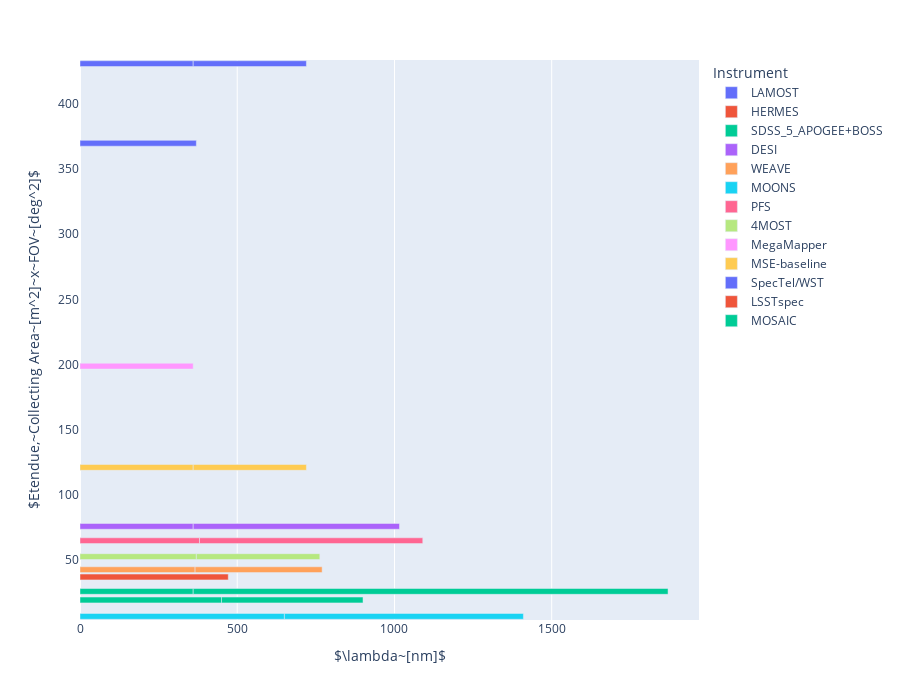

Notebook code for this chart:
### Markdown cell above
Initially attempt to use Plotly Express to generate initial horizontal bar plot of etendue as function of wavelength coverage for each MOS Project.

### Code cell
fig = px.bar(combined_table, x='WL_MIN_nm', y='Etendue', color='Instrument', orientation='h',
            hover_data={'WL_MAX_nm':False, 'Etendue':False, 'FOV_deg2':':.2f', 'Collecting_Area_m2':':.2f'}, 
             height=700).update_layout(xaxis_title="$\lambda~[nm]$", 
                                       yaxis_title="$Etendue,~Collecting Area~[m^2]~x~FOV~[deg^2]$", 
                                       showlegend=True)
#fig.update_xaxes(title_text = "$\lambda$ [nm]")
fig.show()

### Figure 1 — Plotly figure (JSON) as saved in the notebook; plotly's stock layout.template omitted (floating-point values rounded to 4 significant figures)
{"data": [{"alignmentgroup": "True", "customdata": [[900, 19.6, 18.86]], "hovertemplate": "Instrument=LAMOST<br>WL_MIN_nm=%{x}<br>FOV_deg2=%{customdata[1]:.2f}<br>Collecting_Area_m2=%{customdata[2]:.2f}<extra></extra>", "legendgroup": "LAMOST", "marker": {"color": "#636efa", "pattern": {"shape": ""}}, "name": "LAMOST", "offsetgroup": "LAMOST", "orientation": "h", "showlegend": true, "textposition": "auto", "type": "bar", "x": [370], "xaxis": "x", "y": [369.7], "yaxis": "y"}, {"alignmentgroup": "True", "customdata": [[788.7, 3.1, 12]], "hovertemplate": "Instrument=HERMES<br>WL_MIN_nm=%{x}<br>FOV_deg2=%{customdata[1]:.2f}<br>Collecting_Area_m2=%{customdata[2]:.2f}<extra></extra>", "legendgroup": "HERMES", "marker": {"color": "#EF553B", "pattern": {"shape": ""}}, "name": "HERMES", "offsetgroup": "HERMES", "orientation": "h", "showlegend": true, "textposition": "auto", "type": "bar", "x": [471.5], "xaxis": "x", "y": [37.2], "yaxis": "y"}, {"alignmentgroup": "True", "customdata": [[1040, 7.1, 3.68], [1710, 7.1, 3.68], [1040, 3.1, null], [1700, 3.1, null]], "hovertemplate": "Instrument=SDSS_5_APOGEE+BOSS<br>WL_MIN_nm=%{x}<br>FOV_deg2=%{customdata[1]:.2f}<br>Collecting_Area_m2=%{customdata[2]:.2f}<extra></extra>", "legendgroup": "SDSS_5_APOGEE+BOSS", "marker": {"color": "#00cc96", "pattern": {"shape": ""}}, "name": "SDSS_5_APOGEE+BOSS", "offsetgroup": "SDSS_5_APOGEE+BOSS", "orientation": "h", "showlegend": true, "textposition": "auto", "type": "bar", "x": [360, 1510, 360, 1510], "xaxis": "x", "y": [26.13, 26.13, null, null], "yaxis": "y"}, {"alignmentgroup": "True", "customdata": [[656, 8, 9.5], [980, 8, 9.5]], "hovertemplate": "Instrument=DESI<br>WL_MIN_nm=%{x}<br>FOV_deg2=%{customdata[1]:.2f}<br>Collecting_Area_m2=%{customdata[2]:.2f}<extra></extra>", "legendgroup": "DESI", "marker": {"color": "#ab63fa", "pattern": {"shape": ""}}, "name": "DESI", "offsetgroup": "DESI", "orientation": "h", "showlegend": true, "textposition": "auto", "type": "bar", "x": [360, 656], "xaxis": "x", "y": [76, 76], "yaxis": "y"}, {"alignmentgroup": "True", "customdata": [[959, 3.1, 13.8], [685, 3.1, 13.8]], "hovertemplate": "Instrument=WEAVE<br>WL_MIN_nm=%{x}<br>FOV_deg2=%{customdata[1]:.2f}<br>Collecting_Area_m2=%{customdata[2]:.2f}<extra></extra>", "legendgroup": "WEAVE", "marker": {"color": "#FFA15A", "pattern": {"shape": ""}}, "name": "WEAVE", "offsetgroup": "WEAVE", "orientation": "h", "showlegend": true, "textposition": "auto", "type": "bar", "x": [366, 404], "xaxis": "x", "y": [42.78, 42.78], "yaxis": "y"}, {"alignmentgroup": "True", "customdata": [[1800, 0.14, 50], [1640, 0.14, 50]], "hovertemplate": "Instrument=MOONS<br>WL_MIN_nm=%{x}<br>FOV_deg2=%{customdata[1]:.2f}<br>Collecting_Area_m2=%{customdata[2]:.2f}<extra></extra>", "legendgroup": "MOONS", "marker": {"color": "#19d3f3", "pattern": {"shape": ""}}, "name": "MOONS", "offsetgroup": "MOONS", "orientation": "h", "showlegend": true, "textposition": "auto", "type": "bar", "x": [650, 760], "xaxis": "x", "y": [7, 7], "yaxis": "y"}, {"alignmentgroup": "True", "customdata": [[970, 1.3, 50], [1260, 1.3, 50]], "hovertemplate": "Instrument=PFS<br>WL_MIN_nm=%{x}<br>FOV_deg2=%{customdata[1]:.2f}<br>Collecting_Area_m2=%{customdata[2]:.2f}<extra></extra>", "legendgroup": "PFS", "marker": {"color": "#FF6692", "pattern": {"shape": ""}}, "name": "PFS", "offsetgroup": "PFS", "orientation": "h", "showlegend": true, "textposition": "auto", "type": "bar", "x": [380, 710], "xaxis": "x", "y": [65, 65], "yaxis": "y"}, {"alignmentgroup": "True", "customdata": [[950, 4.4, 12], [679, 4.4, 12]], "hovertemplate": "Instrument=4MOST<br>WL_MIN_nm=%{x}<br>FOV_deg2=%{customdata[1]:.2f}<br>Collecting_Area_m2=%{customdata[2]:.2f}<extra></extra>", "legendgroup": "4MOST", "marker": {"color": "#B6E880", "pattern": {"shape": ""}}, "name": "4MOST", "offsetgroup": "4MOST", "orientation": "h", "showlegend": true, "textposition": "auto", "type": "bar", "x": [370, 392.6], "xaxis": "x", "y": [52.8, 52.8], "yaxis": "y"}, {"alignmentgroup": "True", "customdata": [[980, 7.1, 28]], "hovertemplate": "Instrument=MegaMapper<br>WL_MIN_nm=%{x}<br>FOV_deg2=%{customdata[1]:.2f}<br>Collecting_Area_m2=%{customdata[2]:.2f}<extra></extra>", "legendgroup": "MegaMapper", "marker": {"color": "#FF97FF", "pattern": {"shape": ""}}, "name": "MegaMapper", "offsetgroup": "MegaMapper", "orientation": "h", "showlegend": true, "textposition": "auto", "type": "bar", "x": [360], "xaxis": "x", "y": [198.8], "yaxis": "y"}, {"alignmentgroup": "True", "customdata": [[1800, 1.5, 80.8], [900, 1.5, 80.8]], "hovertemplate": "Instrument=MSE-baseline<br>WL_MIN_nm=%{x}<br>FOV_deg2=%{customdata[1]:.2f}<br>Collecting_Area_m2=%{customdata[2]:.2f}<extra></extra>", "legendgroup": "MSE-baseline", "marker": {"color": "#FECB52", "pattern": {"shape": ""}}, "name": "MSE-baseline", "offsetgroup": "MSE-baseline", "orientation": "h", "showlegend": true, "textposition": "auto", "type": "bar", "x": [360, 360], "xaxis": "x", "y": [121.2, 121.2], "yaxis": "y"}, {"alignmentgroup": "True", "customdata": [[1330, 4.9, 87.9], [1000, 4.9, 87.9]], "hovertemplate": "Instrument=SpecTel/WST<br>WL_MIN_nm=%{x}<br>FOV_deg2=%{customdata[1]:.2f}<br>Collecting_Area_m2=%{customdata[2]:.2f}<extra></extra>", "legendgroup": "SpecTel/WST", "marker": {"color": "#636efa", "pattern": {"shape": ""}}, "name": "SpecTel/WST", "offsetgroup": "SpecTel/WST", "orientation": "h", "showlegend": true, "textposition": "auto", "type": "bar", "x": [360, 360], "xaxis": "x", "y": [430.7, 430.7], "yaxis": "y"}, {"alignmentgroup": "True", "customdata": [[null, 9.6, 35.3]], "hovertemplate": "Instrument=LSSTspec<br>WL_MIN_nm=%{x}<br>FOV_deg2=%{customdata[1]:.2f}<br>Collecting_Area_m2=%{customdata[2]:.2f}<extra></extra>", "legendgroup": "LSSTspec", "marker": {"color": "#EF553B", "pattern": {"shape": ""}}, "name": "LSSTspec", "offsetgroup": "LSSTspec", "orientation": "h", "showlegend": true, "textposition": "auto", "type": "bar", "x": [null], "xaxis": "x", "y": [338.9], "yaxis": "y"}, {"alignmentgroup": "True", "customdata": [[1800, 0.02, 978], [1800, 0.02, 978]], "hovertemplate": "Instrument=MOSAIC<br>WL_MIN_nm=%{x}<br>FOV_deg2=%{customdata[1]:.2f}<br>Collecting_Area_m2=%{customdata[2]:.2f}<extra></extra>", "legendgroup": "MOSAIC", "marker": {"color": "#00cc96", "pattern": {"shape": ""}}, "name": "MOSAIC", "offsetgroup": "MOSAIC", "orientation": "h", "showlegend": true, "textposition": "auto", "type": "bar", "x": [450, 450], "xaxis": "x", "y": [19.56, 19.56], "yaxis": "y"}], "layout": {"barmode": "relative", "height": 700, "legend": {"title": {"text": "Instrument"}, "tracegroupgap": 0}, "margin": {"t": 60}, "showlegend": true, "xaxis": {"anchor": "y", "domain": [0, 1], "title": {"text": "$\\lambda~[nm]$"}}, "yaxis": {"anchor": "x", "domain": [0, 1], "title": {"text": "$Etendue,~Collecting Area~[m^2]~x~FOV~[deg^2]$"}}}}
